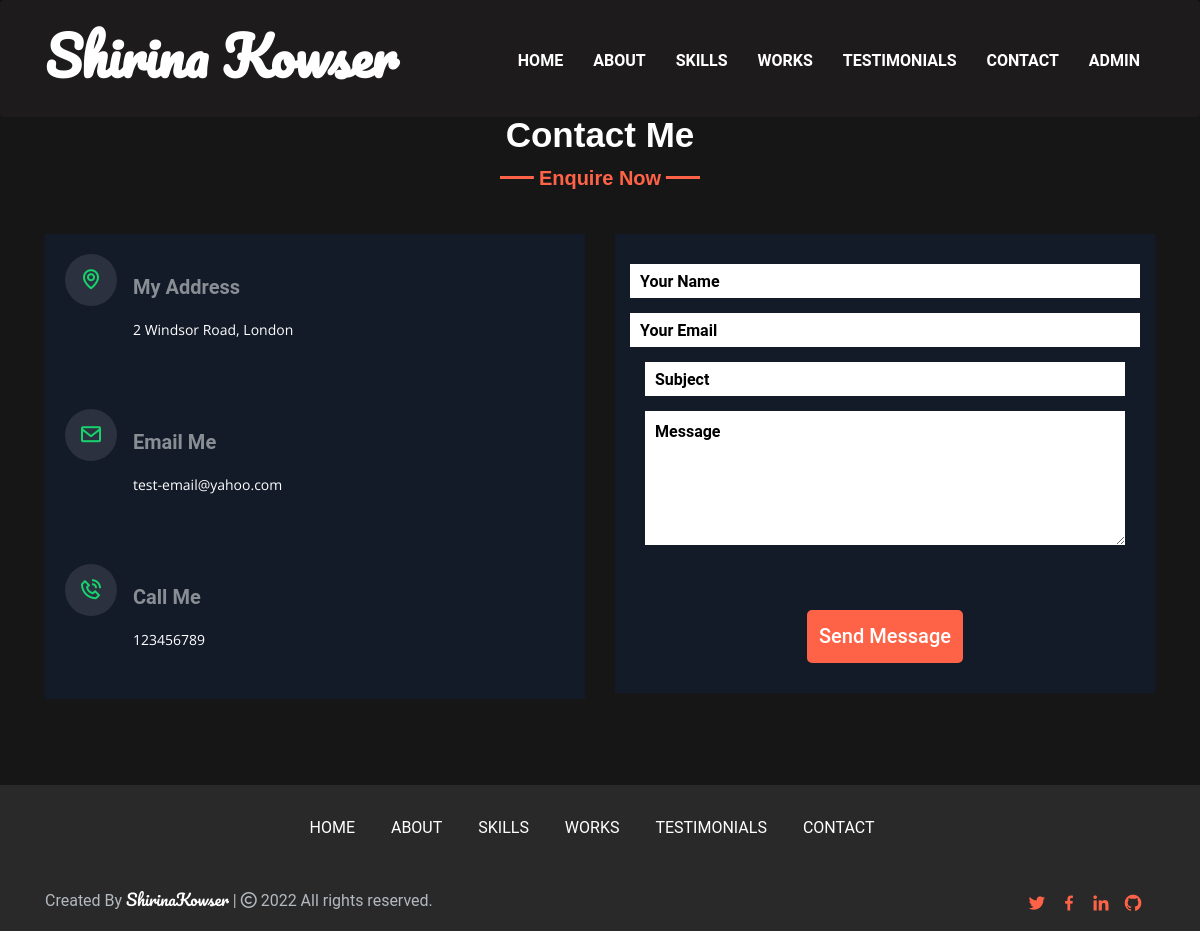
The page /contact.php on the database its author committed.
### tables this page shows
CREATE TABLE `users` (
  `id` int(11) NOT NULL,
  `title` varchar(255) NOT NULL,
  `PageDescription` varchar(255) NOT NULL,
  `fname` varchar(255) DEFAULT NULL,
  `lname` varchar(255) DEFAULT NULL,
  `email` varchar(255) DEFAULT NULL,
  `password` varchar(300) DEFAULT NULL,
  `contactno` varchar(11) DEFAULT NULL,
  `address` varchar(255) NOT NULL,
  `facebook` varchar(255) NOT NULL,
  `twitter` varchar(255) NOT NULL,
  `linkedin` varchar(255) NOT NULL,
  `instagram` varchar(255) NOT NULL,
  `github` varchar(255) NOT NULL,
  `youtube` varchar(255) NOT NULL,
  `birthday` date NOT NULL,
  `degree` varchar(255) NOT NULL,
  `certification` varchar(255) NOT NULL,
  `freelance` varchar(255) NOT NULL,
  `website` varchar(255) NOT NULL,
  `posting_date` timestamp NOT NULL DEFAULT current_timestamp(),
  `slogan` varchar(255) NOT NULL
);

### contact.php (the view, shortened to what this page needs)
<?php include_once('includes/dbconnection.php');?>
<?php include_once('includes/header.php');?>
  <br/>
  <br/>
<section id="contact_section" class="contact_section">
    <div class="container">
        <h2 class="title">Contact Me</h2>
         <div class="row">
                <div class="col-md-6 d-flex align-items-stretch">
                        <div class="info-box">
                            <i class="bx bx-map"></i>
                            <h3>My Address</h3>
                            <p><?php echo $data['address'] ?></p>
                        </div>
                            <div class="info-box">
                                    <i class="bx bx-envelope"></i>
                                <h3>Email Me</h3>
                                <p><?php echo $data['email'] ?></p>
                            </div>
                            <div class="info-box">
                                <i class="bx bx-phone-call"></i>
                                <h3>Call Me</h3>
                                <p><?php echo $data['contactno'] ?></p>
                            </div>
                            <br><br>
                     </div>
                     <div class="col-md-6 d-flex align-items-stretch">
                            <form  method="post" role="form" class="php-email-form mt-5">
                                <div class="row">
                                <div class="form-group mt-3">
                                    <input type="text" name="name" class="form-control" id="name" placeholder="Your Name" required>
                                </div>
                                <div class="form-group mt-3 ">
                                    <input type="email" class="form-control" name="email" id="email" placeholder="Your Email" required>
                                </div>
                                </div>
                                <div class="form-group mt-3">
                                <input type="text" class="form-control" name="subject" id="subject" placeholder="Subject" required>
                                </div>
                                <div class="form-group mt-3">
                                <textarea class="form-control" name="message" rows="5" placeholder="Message" required></textarea>
                                </div>
                                <div class="text-center mt-2"><button type="submit" name="send_message" value="">Send Message</button></div>
                            </form>
                        </div>
                </div>
    </div>
  </section>
<?php include_once('includes/footer.php');?>

### css/default.css (style rules this page uses)
*, *:after, *:before { -webkit-box-sizing: border-box; -moz-box-sizing: border-box; box-sizing: border-box; }
body, html { font-size: 100%; padding: 0; margin: 0; }

### css/style.css (style rules this page uses)
* { margin: 0; padding: 0; outline: 0; }
html { scroll-behavior: smooth; }
h1, h2, h3, h4, h5, h6 { margin: 0; }
p { margin: 0; font-family: 'Open Sans', sans-serif; }
.container { max-width: 1140px; margin: auto; }
section .title { position: relative; text-align: center; font-size: 35px; font-weight: 600; margin-bottom: 55px; padding-top: 30px; padding-bottom: 25px; font-family: 'Ubuntu', sans-serif; color: #ffffff; }
section .title::before { content: ""; position: absolute; bottom: 0px; left: 50%; width: 200px; height: 3px; background: tomato; transform: translateX(-50%); }
section .title::after { position: absolute; bottom: -10px; left: 50%; font-size: 20px; color: tomato; padding: 0 5px; background: #161616; transform: translateX(-50%); }
.contact_section { background-size: cover !important; background-attachment: fixed; position: relative; min-height: 500px; width: 100%; overflow: hidden; padding: 40px 0px; background: #161616; }
#contact_section .title { color: #ffffff; }
#contact_section .title::after { content: "Enquire Now"; margin-top: 20px; }
.contact_section .info-box { padding: 20px; width: 100%; background: rgb(19, 26, 40); padding-bottom: 47px; }
.contact_section .info-box i.bx { font-size: 24px; color: #18d26e; border-radius: 50%; padding: 14px; float: left; background: rgba(255, 255, 255, 0.1); }
.contact_section .info-box h3 { font-size: 20px; color: rgba(255, 255, 255, 0.5); font-weight: 700; margin: 10px 0 8px 68px; }
.contact_section .info-box p { padding: 0; color: #fff; line-height: 24px; font-size: 14px; margin: 0 0 0 68px; }
.contact_section .php-email-form { padding: 30px; background: rgb(19, 26, 40); }
.contact_section .php-email-form .form-group { background: #fff; }
.contact_section .php-email-form .form-group ::placeholder { color: #000000; }
.contact_section .php-email-form input, .contact_section .php-email-form textarea { border-radius: 0; box-shadow: none; font-size: 16px; background: rgba(255, 255, 255, 0.08); border: 0; font-weight: bold; transition: 0.3s; color: #fff; }
.contact_section .php-email-form input::placeholder, .contact_section .php-email-form textarea::placeholder { color: rgba(255, 255, 255, 0.3); opacity: 1; }
.contact_section .php-email-form input { padding: 10px 10px; }
.contact_section .php-email-form textarea { padding: 10px 10px; }
.contact_section .php-email-form button[type=submit] { display: inline-block; background: tomato; color: #fff; font-size: 20px; font-weight: 500; padding: 10px; margin-top: 50px; border-radius: 5px; border: 2px solid tomato; transition: all 0.3s ease; }
.grid_5 h1, h2, h3, h4, h5, h6 { padding: 12px 0; }

### rows shown on the page
users: address "2 Windsor Road, London", email "test-email@yahoo.com", contactno "123456789"
